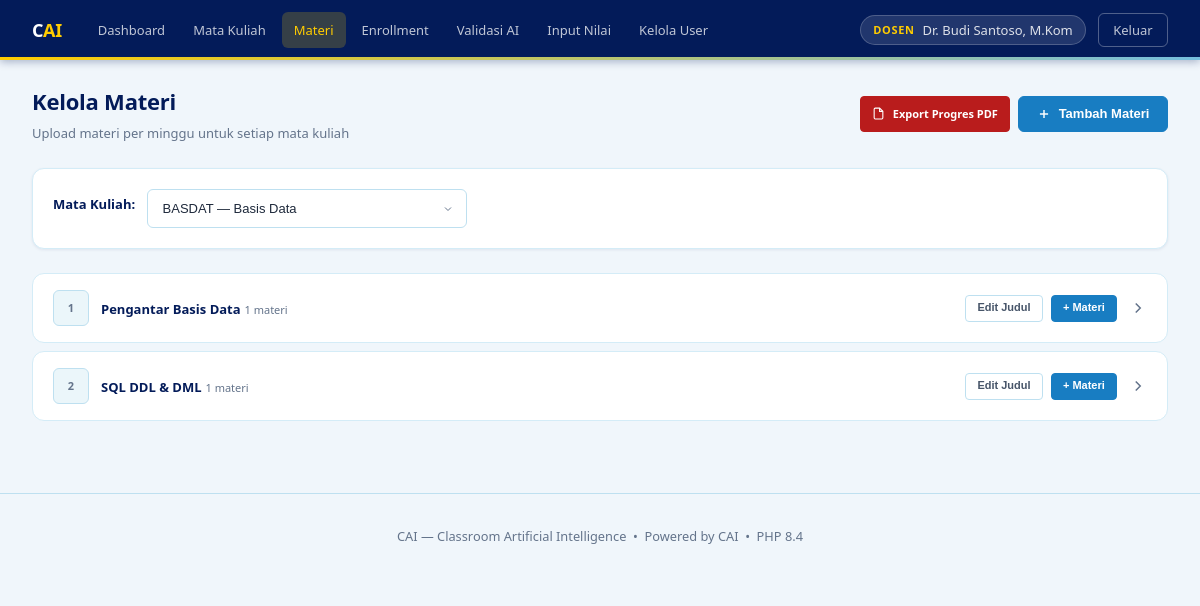
/dosen/kelola_materi.php (signed in), run on the app's committed database.
### tables this page shows
CREATE TABLE course_weeks (
    id               INT          AUTO_INCREMENT PRIMARY KEY,
    course_id        INT          NOT NULL,
    minggu_ke        INT          NOT NULL,
    judul_minggu     VARCHAR(255) DEFAULT NULL,
    deskripsi_minggu TEXT         DEFAULT NULL,
    UNIQUE KEY uq_week (course_id, minggu_ke),
    CONSTRAINT chk_minggu CHECK (minggu_ke BETWEEN 1 AND 16),
    FOREIGN KEY (course_id) REFERENCES courses(id) ON DELETE CASCADE
);

### includes/auth.php (called while the page is built, shortened)
<?php
function h(string $str): string {
    return htmlspecialchars($str, ENT_QUOTES, 'UTF-8');
}

### dosen/kelola_materi.php (the view, shortened to what this page needs)
<?php
require_once __DIR__ . '/../includes/auth.php';
$uid  = (int)$_SESSION['user_id'];
$conn = Database::getInstance()->getConnection();
$sel_course = intval($_GET['course_id'] ?? 0);
$courses_r  = $conn->prepare("SELECT id, kode_mk, nama_mk FROM courses WHERE dosen_id = ? ORDER BY kode_mk");
$courses_r->bind_param('i', $uid);
$courses_r->execute();
$courses = $courses_r->get_result()->fetch_all(MYSQLI_ASSOC);
if (!$sel_course && $courses) $sel_course = $courses[0]['id'];
$weeks = [];
if ($sel_course) {
    $stmt = $conn->prepare(
        "SELECT cw.id, cw.minggu_ke, cw.judul_minggu, cw.deskripsi_minggu
         FROM course_weeks cw
         WHERE cw.course_id = ?
         ORDER BY cw.minggu_ke"
    );
    $stmt->bind_param('i', $sel_course);
    $stmt->execute();
    $weeks = $stmt->get_result()->fetch_all(MYSQLI_ASSOC);
}
require_once __DIR__ . '/../includes/header.php';
?>
<div class="container">
  <div class="page-header d-flex justify-between align-center" style="flex-wrap:wrap;gap:var(--s-4)">
    <div>
      <h1>Kelola Materi</h1>
      <p>Upload materi per minggu untuk setiap mata kuliah</p>
    </div>
    <div class="d-flex gap-1">
      <?php if ($sel_course > 0): ?>
      <a href="<?= BASE_URL ?>/api/export_pdf.php?type=progress&course_id=<?= $sel_course ?>" target="_blank" class="btn btn-danger btn-sm">
        <svg width="13" height="13" viewBox="0 0 24 24" fill="none" stroke="currentColor" stroke-width="2"><path d="M14 2H6a2 2 0 0 0-2 2v16a2 2 0 0 0 2 2h12a2 2 0 0 0 2-2V8z"/><polyline points="14 2 14 8 20 8"/></svg>
        Export Progres PDF
      </a>
      <?php endif; ?>
      <button class="btn btn-primary" onclick="Modal.open('modal-add')">
        <svg width="14" height="14" viewBox="0 0 24 24" fill="none" stroke="currentColor" stroke-width="2.5"><line x1="12" y1="5" x2="12" y2="19"/><line x1="5" y1="12" x2="19" y2="12"/></svg>
        Tambah Materi
      </button>
    </div>
  </div>
  <div class="card mb-3">
    <form method="GET" class="d-flex align-center gap-2" style="flex-wrap:wrap">
      <label class="form-label mb-0 fw-600" style="white-space:nowrap">Mata Kuliah:</label>
      <select name="course_id" class="form-control" style="max-width:320px" onchange="this.form.submit()">
        <?php foreach ($courses as $c): ?>
        <option value="<?= $c['id'] ?>" <?= $c['id']==$sel_course?'selected':'' ?>>
          <?= h($c['kode_mk']) ?> &mdash; <?= h($c['nama_mk']) ?>
        </option>
        <?php endforeach; ?>
      </select>
    </form>
  </div>
  <?php if (!$courses): ?>
    <div class="card"><div class="empty-state"><p>Anda belum memiliki mata kuliah. Tambahkan mata kuliah terlebih dahulu.</p></div></div>
  <?php else: ?>
  <div class="accordion">
    <?php foreach ($weeks as $w): ?>
    <div class="accordion-item" id="week-<?= $w['id'] ?>">
      <div class="accordion-trigger">
        <span class="week-num"><?= $w['minggu_ke'] ?></span>
        <span class="accordion-info">
          <span class="accordion-title"><?= h($w['judul_minggu'] ?? "Minggu {$w['minggu_ke']}") ?></span>
          <span class="accordion-sub"><?= count($w['materials']) ?> materi</span>
        </span>
        <div class="d-flex align-center gap-1" onclick="event.stopPropagation()">
          <button class="btn btn-ghost btn-sm" type="button"
            onclick="openEditWeek(<?= $w['id'] ?>, <?= $w['minggu_ke'] ?>, '<?= addslashes(h($w['judul_minggu'] ?? '')) ?>', '<?= addslashes(h($w['deskripsi_minggu'] ?? '')) ?>')">
            Edit Judul
          </button>
          <button class="btn btn-primary btn-sm" type="button"
            onclick="openAddForWeek(<?= $sel_course ?>, <?= $w['minggu_ke'] ?>)">
            + Materi
          </button>
        </div>
        <svg class="accordion-chevron" viewBox="0 0 24 24" fill="none" stroke="currentColor" stroke-width="2">
          <polyline points="9 18 15 12 9 6"/>
        </svg>
      </div>
    </div>
    <?php endforeach; ?>
  </div>
  <?php endif; ?>
</div>
<?php require_once __DIR__ . '/../includes/footer.php'; ?>

### data on the page
course_weeks: minggu_ke "1", judul_minggu "Pengantar Basis Data", count($w['materials']) "1"
course_weeks: minggu_ke "2", judul_minggu "SQL DDL & DML", count($w['materials']) "1"

### other printed values
$full_name "Dr. Budi Santoso, M.Kom"
PHP_MAJOR_VERSION "8"
PHP_MINOR_VERSION "4"
form field course_id "BASDAT — Basis Data"
